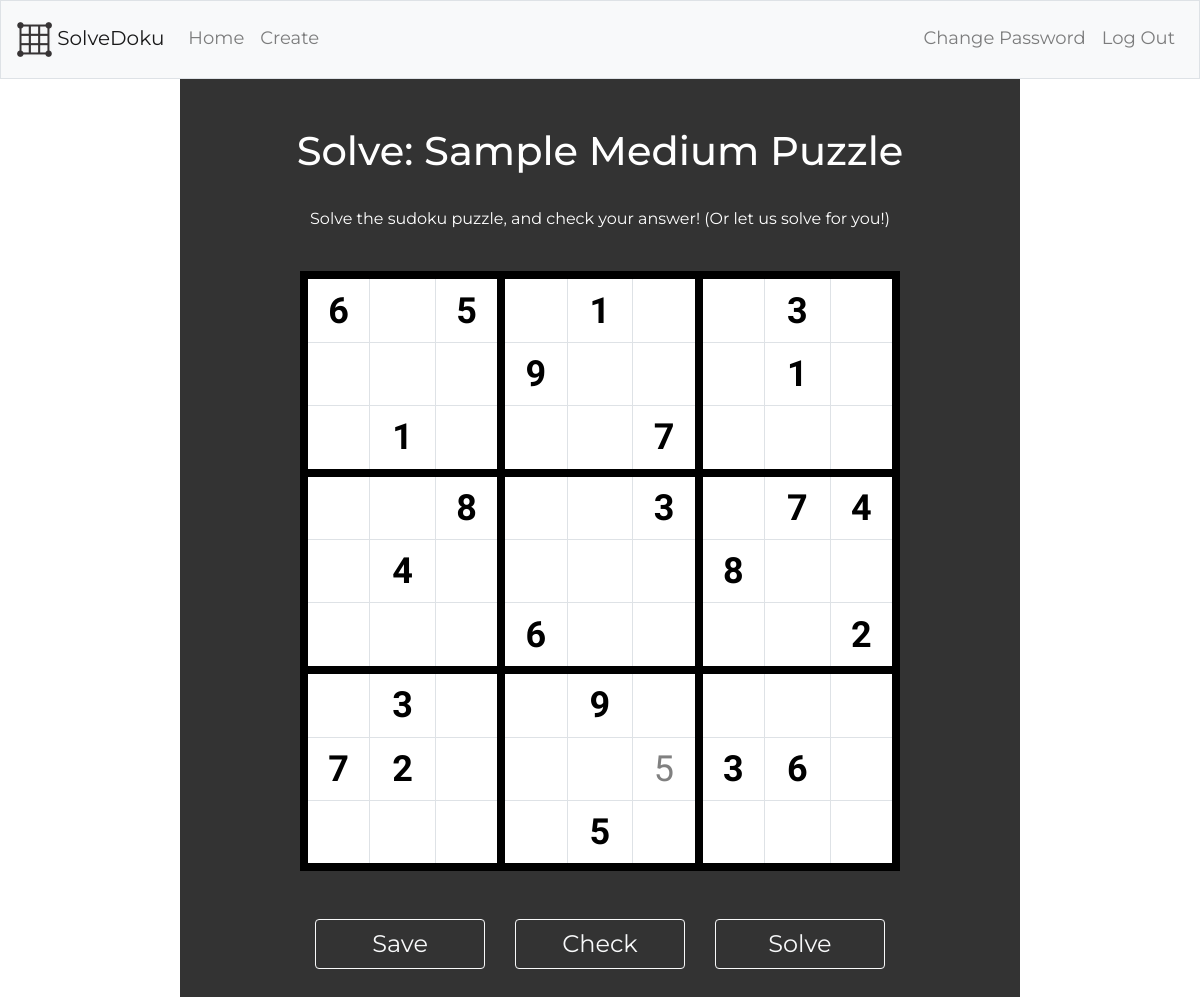
Screenshot of /solve?puzzle_id=5 (signed in) with the database file from the repository.
### tables this page shows
CREATE TABLE 'collection' ('puzzle_id' integer PRIMARY KEY AUTOINCREMENT NOT NULL, 'user_id' integer,'date' datetime DEFAULT CURRENT_DATE,'time' time DEFAULT CURRENT_TIME, 'complete' boolean DEFAULT 0, 'puzzle_name' text);

CREATE TABLE 'grid' ('orig' boolean DEFAULT NULL, 'value' integer, 'row' INTEGER, 'col' INTEGER, 'puzzle_id' INTEGER);

### application.py (the view, shortened to what this page needs)
@app.route("/solve", methods=["GET", "POST"])
@login_required
def solve():
    if request.method == "GET":
        puzzle_id = int(request.args.get("puzzle_id"))
        act = db.execute("UPDATE users SET currPID = :puzzle_id WHERE username = :username",
                        puzzle_id=puzzle_id, username=session["user_id"])
        myPuzzle = db.execute("SELECT * FROM grid WHERE puzzle_id = :puzzle_id", puzzle_id=puzzle_id)
        myPuzzle = convert(myPuzzle)
        name = (db.execute("SELECT puzzle_name FROM collection WHERE puzzle_id = :puzzle_id", puzzle_id=puzzle_id))[0]["puzzle_name"]
        return render_template("solve.html", puzzles=myPuzzle, name=name, congratz=False, puzzle_id=puzzle_id)

### application.py (called while the page is built)
@app.after_request
def after_request(response):
    response.headers["Cache-Control"] = "no-cache, no-store, must-revalidate"
    response.headers["Expires"] = 0
    response.headers["Pragma"] = "no-cache"
    return response

def convert(lst):
    result = []
    temp = []
    for cell in lst:
        temp.append(cell)
        if (cell["col"] == 8):
            result.append(temp)
            temp = []
    return result

### helpers.py (called while the page is built)
def login_required(f):
    @wraps(f)
    def decorated_function(*args, **kwargs):
        if session.get("user_id") is None:
            return redirect("/login")
        return f(*args, **kwargs)
    return decorated_function

### templates/solve.html (shortened to what this page needs)
{% extends "layout.html" %}
{% block main %}
    <form action={{"/solve?puzzle_id="+puzzle_id|string}} method="post" id="myForm">
        <h1>
            Solve: {{ name }}
        </h1>
        <br>
        <p>
            Solve the sudoku puzzle, and check your answer! (Or let us solve for you!)
        </p>
        <br>
        <table class="table table-bordered align-middle text-center">
            <tbody>
                {% for row in puzzles %}
                    <tr>
                        {% for cell in row %}
                            <td class="align-middle">
                                {% if cell["orig"] %}
                                    <strong><input type="number" readonly name={{cell["row"]*9+cell["col"]}} class="no-arrows bold" value={{cell["value"]}}></strong>
                                {% else %}
                                    {% if cell["value"] == 0 %}
                                        <input type="number" min="1" max="9" name={{cell["row"]*9+cell["col"]}} class="no-arrows solveInput">
                                    {% else %}
                                        <input type="number" min="1" max="9" name={{cell["row"]*9+cell["col"]}} value={{cell["value"]}} class="no-arrows solveInput">
                                    {% endif %}
                                {% endif %}
                            </td>
                        {% endfor %}
                    </tr>
                {% endfor %}
            </tbody>
        </table>
        <br>
        <br>
        <div class="container">
            <div class="row solve-option">
                <div class="col-sm">
                    <button class="btn btn-outline-light button2" type="submit" name="choice" value="save">Save</button>
                </div>
                <div class="col-sm">
                    <button class="btn btn-outline-light button2" type="submit" name="choice" value="check" id="check">Check</button>
                </div>
                <div class="col-sm">
                    <button class="btn btn-outline-light button2" type="submit" name="choice" value="solve">Solve</button>
                </div>
            </div>
        </div>
    </form>
{% endblock %}

### static/styles.css (style rules this page uses)
body { font-family: 'Montserrat', sans-serif; text-align: center; background-image: url("hex.jpg"); color: white; height: 100%; align-items: center; }
button { width: 50%; }
.button2 { width: 100%; }
.solve-option { margin-left: 8%; width: 84%; }
p { color: white; width: 80%; margin-left: 10%; }
.btn { font-size: 2vw; }
.table { border-collapse: collapse; border: 0.7vw solid black; table-layout: fixed; background: white; padding: 0; margin: auto; width: 50vw; height: 50vw; font-family: 'Varela Round', sans-serif; color: black; }
.bold { font-weight: bold; }
.solveInput { color: gray; }
td { text-align: center; border: 4px solid green; margin: 0; padding: 0; font-size: 3vw; text-align: center; align-items: center; position: relative; }
td input { width: 3.5vw; height: 3.5vw; box-sizing: border-box; border: 0; margin: 0; padding: 0; font-size: 3vw; text-align: center; }
td:first-child { border-left: 0.7vw solid black; border-top: 0.7vw solid black; }
td:nth-child(3n) { border-right: 0.7vw solid black; border-top: solid; }
tr:nth-child(3n) td { border-bottom: 0.7vw solid black; }
tr:nth-child(n) td { border-top: 5px gray; padding: 0; }
tr:first-child td { border-top: 0.7vw solid black; }

### rows the page displays
collection: puzzle_name "Sample Medium Puzzle"
grid: value "6"
grid: value "5"
grid: value "1"
grid: value "3"
grid: value "9"
grid: value "1"
grid: value "1"
grid: value "7"
grid: value "8"
grid: value "3"
grid: value "7"
grid: value "4"
grid: value "4"
grid: value "8"
grid: value "6"
grid: value "2"
grid: value "3"
grid: value "9"
grid: value "7"
grid: value "2"
grid: value "5"
grid: value "3"
grid: value "6"
grid: value "5"
